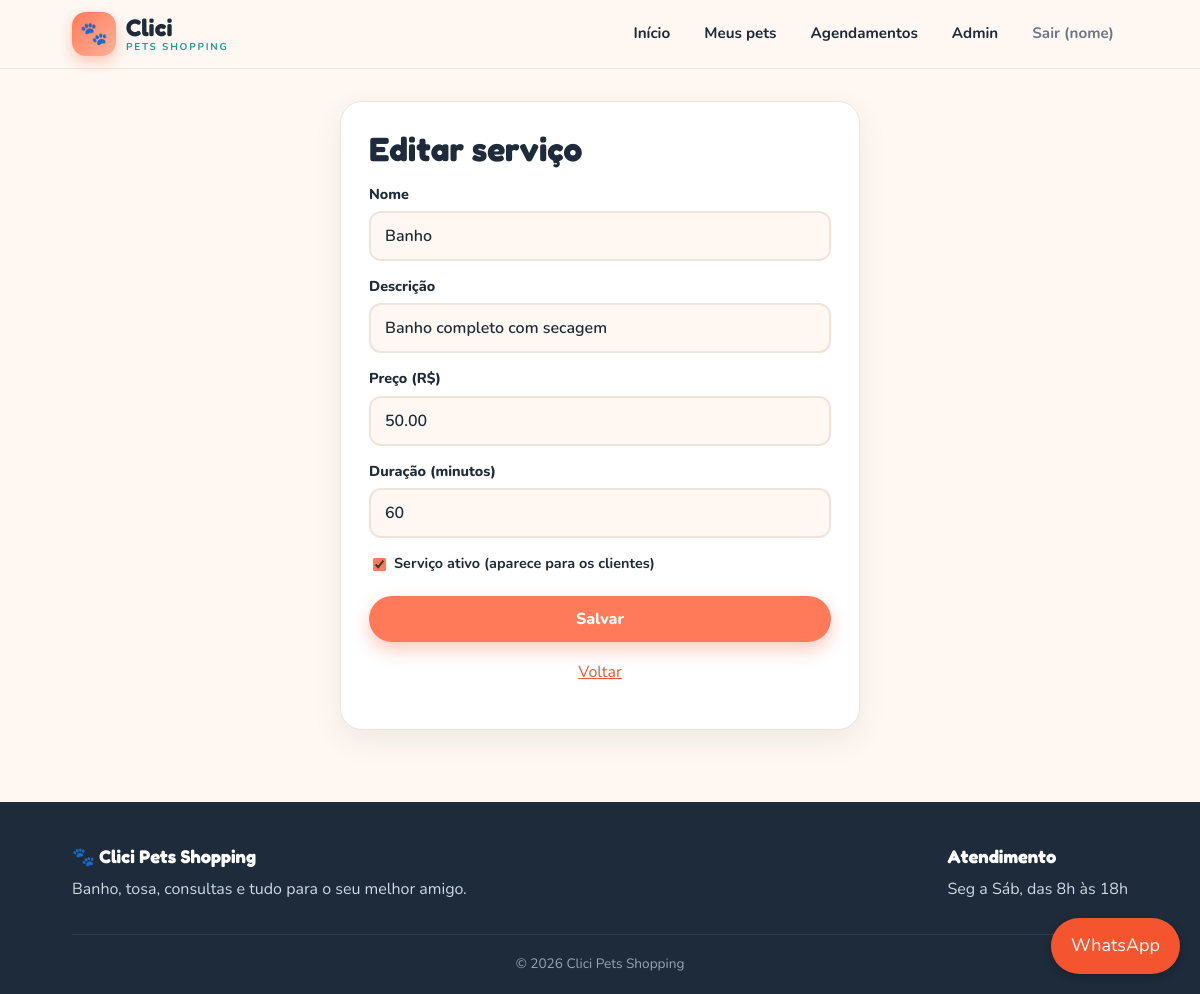
The page /admin/servico_form.php?id=1 (signed in) on the database its author committed.
### tables this page shows
CREATE TABLE IF NOT EXISTS servicos (
    id          INT AUTO_INCREMENT PRIMARY KEY,
    nome        VARCHAR(80)   NOT NULL,
    descricao   VARCHAR(255)  NULL,
    preco       DECIMAL(10,2) NOT NULL,
    duracao_min INT           NOT NULL DEFAULT 60,
    ativo       TINYINT(1)    NOT NULL DEFAULT 1
);

### includes/funcoes.php (called while the page is built, shortened)
<?php
function e($valor): string
{
    return htmlspecialchars((string) $valor, ENT_QUOTES, 'UTF-8');
}

### admin/servico_form.php (the view, shortened to what this page needs)
<?php
require __DIR__ . '/../includes/funcoes.php';
require __DIR__ . '/../config/conexao.php';
$id      = (int) ($_GET['id'] ?? $_POST['id'] ?? 0);
$servico = ['nome' => '', 'descricao' => '', 'preco' => '', 'duracao_min' => 60, 'ativo' => 1];
if ($id) {
    $consulta = $pdo->prepare('SELECT * FROM servicos WHERE id = :id');
    $consulta->execute([':id' => $id]);
    $achado = $consulta->fetch();
    $servico = $achado;
}
require __DIR__ . '/../includes/cabecalho.php';
?>
<main>
    <form class="box centro" action="/admin/servico_form.php" method="post" novalidate>
        <h2><?= $id ? 'Editar serviço' : 'Novo serviço' ?></h2>
        <label for="nome">Nome</label>
        <input id="nome" name="nome" type="text" value="<?= e($servico['nome']) ?>" required>
        <label for="descricao">Descrição</label>
        <input id="descricao" name="descricao" type="text" maxlength="255" value="<?= e($servico['descricao']) ?>">
        <label for="preco">Preço (R$)</label>
        <input id="preco" name="preco" type="text" inputmode="decimal" value="<?= e($servico['preco']) ?>" required>
        <label for="duracao_min">Duração (minutos)</label>
        <input id="duracao_min" name="duracao_min" type="number" min="5" max="480" value="<?= (int) $servico['duracao_min'] ?>" required>
        <label class="check">
            <input type="checkbox" name="ativo" <?= $servico['ativo'] ? 'checked' : '' ?>> Serviço ativo (aparece para os clientes)
        </label>
        <button class="btn" type="submit">Salvar</button>
        <p class="auth-extra"><a href="/admin/servicos.php">Voltar</a></p>
    </form>
</main>
<?php require __DIR__ . '/../includes/rodape.php'; ?>

### asset/css/style.css (style rules this page uses)
:root { --coral: #ff7a59; --coral-escuro: #f4552e; --menta: #2ec4b6; --menta-escuro: #1a9c90; --noite: #1d2b3a; --creme: #fff8f2; --branco: #ffffff; --cinza: #6b7785; --borda: #f0e4da; --sombra: 0 10px 30px rgba(29, 43, 58, .08); --sombra-forte: 0 18px 40px rgba(244, 85, 46, .18); --raio: 18px; }
* { box-sizing: border-box; }
html { scroll-behavior: smooth; }
body { margin: 0; font-family: 'Nunito', Arial, Helvetica, sans-serif; color: var(--noite); background: var(--creme); line-height: 1.55; }
h1, h2, h3 { font-family: 'Fredoka', 'Nunito', Arial, sans-serif; line-height: 1.15; margin: 0 0 .5em; }
h2 { font-size: clamp(1.5rem, 3.5vw, 2.1rem); }
a { color: var(--coral-escuro); }
main { max-width: 1080px; margin: 32px auto; padding: 0 20px; }
.btn { display: inline-flex; align-items: center; justify-content: center; gap: 8px; background: var(--coral); color: #fff; border: 0; border-radius: 999px; padding: 12px 24px; font: 800 1rem 'Nunito', sans-serif; text-decoration: none; cursor: pointer; box-shadow: 0 8px 18px rgba(244, 85, 46, .3); transition: transform .15s, box-shadow .15s, background .2s; }
form.box { background: var(--branco); border: 1px solid var(--borda); border-radius: 22px; padding: 28px; max-width: 520px; box-shadow: var(--sombra); }
form.box h2 { margin-bottom: .2em; }
label { display: block; margin-top: 14px; font-weight: 800; font-size: .9rem; }
input, select, textarea { width: 100%; margin-top: 6px; padding: 12px 14px; font: 600 1rem 'Nunito', sans-serif; color: var(--noite); background: var(--creme); border: 2px solid var(--borda); border-radius: 12px; transition: border-color .2s, box-shadow .2s, background .2s; }
input[type=checkbox] { width: auto; margin-right: 8px; accent-color: var(--coral); }
label.check { font-weight: 700; display: flex; align-items: center; }
form.box .btn { margin-top: 22px; width: 100%; }
.auth-extra { text-align: center; color: var(--cinza); margin-top: 18px; }
.centro { margin-left: auto; margin-right: auto; }

### rows shown on the page
servicos: nome "Banho", descricao "Banho completo com secagem", preco "50.00", duracao_min "60", ativo "☑"

### other values the page prints
explode(' ', $u['nome'])[0] "nome"
